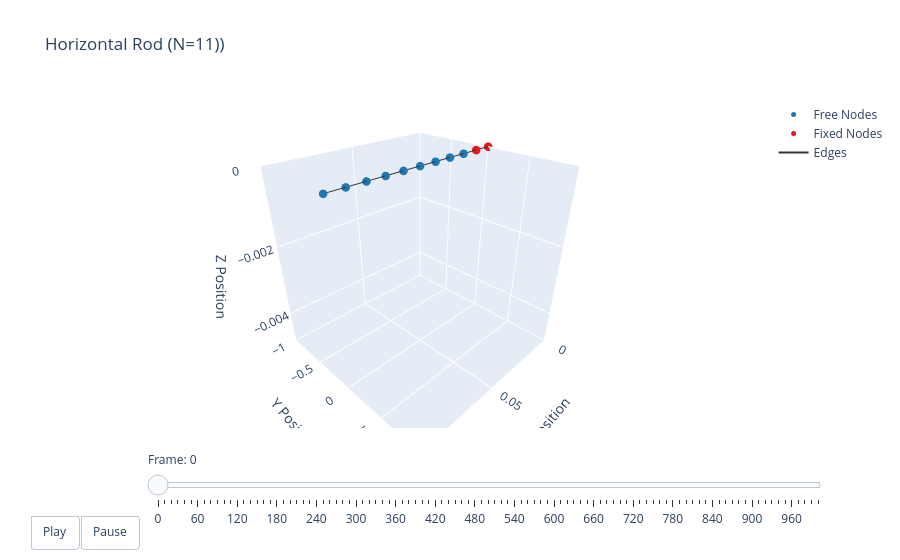

Notebook code for this chart:
### Code cell
options = dismech.AnimationOptions(title='Horizontal Rod (N=11))', plot_step=10)

fig = dismech.get_interactive_animation_plotly(robot, t_arr, qs, options)
fig.show()

### Figure 1 — Plotly figure (JSON) as saved in the notebook; plotly's stock layout.template omitted (floating-point values rounded to 4 significant figures)
{"data": [{"marker": {"color": "#1f78b4", "size": 5}, "mode": "markers", "name": "Free Nodes", "type": "scatter3d", "x": [0.02, 0.03, 0.04, 0.05, 0.06, 0.07, 0.08, 0.09, 0.1], "y": [0.0, 0.0, 0.0, 0.0, 0.0, 0.0, 0.0, 0.0, 0.0], "z": [0.0, 0.0, 0.0, 0.0, 0.0, 0.0, 0.0, 0.0, 0.0]}, {"marker": {"color": "#e31a1c", "size": 5}, "mode": "markers", "name": "Fixed Nodes", "type": "scatter3d", "x": [0.0, 0.01], "y": [0.0, 0.0], "z": [0.0, 0.0]}, {"line": {"color": "#333333", "width": 2}, "mode": "lines", "name": "Edges", "type": "scatter3d", "x": [0, 0.01, null, 0.01, 0.02, null, 0.02, 0.03, null, 0.03, 0.04, null, 0.04, 0.05, null, 0.05, 0.06, null, 0.06, 0.07, null, 0.07, 0.08, null, 0.08, 0.09, null, 0.09, 0.1, null], "y": [0, 0, null, 0, 0, null, 0, 0, null, 0, 0, null, 0, 0, null, 0, 0, null, 0, 0, null, 0, 0, null, 0, 0, null, 0, 0, null], "z": [0, 0, null, 0, 0, null, 0, 0, null, 0, 0, null, 0, 0, null, 0, 0, null, 0, 0, null, 0, 0, null, 0, 0, null, 0, 0, null]}, {"color": "rgba(166, 206, 227, 0.7)", "i": [], "j": [], "k": [], "name": "Faces", "opacity": 0.7, "showscale": false, "type": "mesh3d", "x": [0.0, 0.01, 0.02, 0.03, 0.04, 0.05, 0.06, 0.07, 0.08, 0.09, 0.1], "y": [0.0, 0.0, 0.0, 0.0, 0.0, 0.0, 0.0, 0.0, 0.0, 0.0, 0.0], "z": [0.0, 0.0, 0.0, 0.0, 0.0, 0.0, 0.0, 0.0, 0.0, 0.0, 0.0]}], "layout": {"scene": {"camera": {"eye": {"x": 1.225, "y": 1.225, "z": 1.0}}, "xaxis": {"range": [0, 0.1], "title": {"text": "X Position"}}, "yaxis": {"range": [0, 0], "title": {"text": "Y Position"}}, "zaxis": {"range": [-0.00493, 0], "title": {"text": "Z Position"}}}, "sliders": [{"currentvalue": {"prefix": "Frame: "}, "steps": [{"args": [["0"], {"frame": {"duration": 50, "redraw": true}, "mode": "immediate"}], "label": "0", "method": "animate"}, {"args": [["1"], {"frame": {"duration": 50, "redraw": true}, "mode": "immediate"}], "label": "10", "method": "animate"}, {"args": [["2"], {"frame": {"duration": 50, "redraw": true}, "mode": "immediate"}], "label": "20", "method": "animate"}, {"args": [["3"], {"frame": {"duration": 50, "redraw": true}, "mode": "immediate"}], "label": "30", "method": "animate"}, {"args": [["4"], {"frame": {"duration": 50, "redraw": true}, "mode": "immediate"}], "label": "40", "method": "animate"}, {"args": [["5"], {"frame": {"duration": 50, "redraw": true}, "mode": "immediate"}], "label": "50", "method": "animate"}, {"args": [["6"], {"frame": {"duration": 50, "redraw": true}, "mode": "immediate"}], "label": "60", "method": "animate"}, {"args": [["7"], {"frame": {"duration": 50, "redraw": true}, "mode": "immediate"}], "label": "70", "method": "animate"}, {"args": [["8"], {"frame": {"duration": 50, "redraw": true}, "mode": "immediate"}], "label": "80", "method": "animate"}, {"args": [["9"], {"frame": {"duration": 50, "redraw": true}, "mode": "immediate"}], "label": "90", "method": "animate"}, {"args": [["10"], {"frame": {"duration": 50, "redraw": true}, "mode": "immediate"}], "label": "100", "method": "animate"}, {"args": [["11"], {"frame": {"duration": 50, "redraw": true}, "mode": "immediate"}], "label": "110", "method": "animate"}, {"args": [["12"], {"frame": {"duration": 50, "redraw": true}, "mode": "immediate"}], "label": "120", "method": "animate"}, {"args": [["13"], {"frame": {"duration": 50, "redraw": true}, "mode": "immediate"}], "label": "130", "method": "animate"}, {"args": [["14"], {"frame": {"duration": 50, "redraw": true}, "mode": "immediate"}], "label": "140", "method": "animate"}, {"args": [["15"], {"frame": {"duration": 50, "redraw": true}, "mode": "immediate"}], "label": "150", "method": "animate"}, {"args": [["16"], {"frame": {"duration": 50, "redraw": true}, "mode": "immediate"}], "label": "160", "method": "animate"}, {"args": [["17"], {"frame": {"duration": 50, "redraw": true}, "mode": "immediate"}], "label": "170", "method": "animate"}, {"args": [["18"], {"frame": {"duration": 50, "redraw": true}, "mode": "immediate"}], "label": "180", "method": "animate"}, {"args": [["19"], {"frame": {"duration": 50, "redraw": true}, "mode": "immediate"}], "label": "190", "method": "animate"}, {"args": [["20"], {"frame": {"duration": 50, "redraw": true}, "mode": "immediate"}], "label": "200", "method": "animate"}, {"args": [["21"], {"frame": {"duration": 50, "redraw": true}, "mode": "immediate"}], "label": "210", "method": "animate"}, {"args": [["22"], {"frame": {"duration": 50, "redraw": true}, "mode": "immediate"}], "label": "220", "method": "animate"}, {"args": [["23"], {"frame": {"duration": 50, "redraw": true}, "mode": "immediate"}], "label": "230", "method": "animate"}, {"args": [["24"], {"frame": {"duration": 50, "redraw": true}, "mode": "immediate"}], "label": "240", "method": "animate"}, {"args": [["25"], {"frame": {"duration": 50, "redraw": true}, "mode": "immediate"}], "label": "250", "method": "animate"}, {"args": [["26"], {"frame": {"duration": 50, "redraw": true}, "mode": "immediate"}], "label": "260", "method": "animate"}, {"args": [["27"], {"frame": {"duration": 50, "redraw": true}, "mode": "immediate"}], "label": "270", "method": "animate"}, {"args": [["28"], {"frame": {"duration": 50, "redraw": true}, "mode": "immediate"}], "label": "280", "method": "animate"}, {"args": [["29"], {"frame": {"duration": 50, "redraw": true}, "mode": "immediate"}], "label": "290", "method": "animate"}, {"args": [["30"], {"frame": {"duration": 50, "redraw": true}, "mode": "immediate"}], "label": "300", "method": "animate"}, {"args": [["31"], {"frame": {"duration": 50, "redraw": true}, "mode": "immediate"}], "label": "310", "method": "animate"}, {"args": [["32"], {"frame": {"duration": 50, "redraw": true}, "mode": "immediate"}], "label": "320", "method": "animate"}, {"args": [["33"], {"frame": {"duration": 50, "redraw": true}, "mode": "immediate"}], "label": "330", "method": "animate"}, {"args": [["34"], {"frame": {"duration": 50, "redraw": true}, "mode": "immediate"}], "label": "340", "method": "animate"}, {"args": [["35"], {"frame": {"duration": 50, "redraw": true}, "mode": "immediate"}], "label": "350", "method": "animate"}, {"args": [["36"], {"frame": {"duration": 50, "redraw": true}, "mode": "immediate"}], "label": "360", "method": "animate"}, {"args": [["37"], {"frame": {"duration": 50, "redraw": true}, "mode": "immediate"}], "label": "370", "method": "animate"}, {"args": [["38"], {"frame": {"duration": 50, "redraw": true}, "mode": "immediate"}], "label": "380", "method": "animate"}, {"args": [["39"], {"frame": {"duration": 50, "redraw": true}, "mode": "immediate"}], "label": "390", "method": "animate"}, {"args": [["40"], {"frame": {"duration": 50, "redraw": true}, "mode": "immediate"}], "label": "400", "method": "animate"}, {"args": [["41"], {"frame": {"duration": 50, "redraw": true}, "mode": "immediate"}], "label": "410", "method": "animate"}, {"args": [["42"], {"frame": {"duration": 50, "redraw": true}, "mode": "immediate"}], "label": "420", "method": "animate"}, {"args": [["43"], {"frame": {"duration": 50, "redraw": true}, "mode": "immediate"}], "label": "430", "method": "animate"}, {"args": [["44"], {"frame": {"duration": 50, "redraw": true}, "mode": "immediate"}], "label": "440", "method": "animate"}, {"args": [["45"], {"frame": {"duration": 50, "redraw": true}, "mode": "immediate"}], "label": "450", "method": "animate"}, {"args": [["46"], {"frame": {"duration": 50, "redraw": true}, "mode": "immediate"}], "label": "460", "method": "animate"}, {"args": [["47"], {"frame": {"duration": 50, "redraw": true}, "mode": "immediate"}], "label": "470", "method": "animate"}, {"args": [["48"], {"frame": {"duration": 50, "redraw": true}, "mode": "immediate"}], "label": "480", "method": "animate"}, {"args": [["49"], {"frame": {"duration": 50, "redraw": true}, "mode": "immediate"}], "label": "490", "method": "animate"}, {"args": [["50"], {"frame": {"duration": 50, "redraw": true}, "mode": "immediate"}], "label": "500", "method": "animate"}, {"args": [["51"], {"frame": {"duration": 50, "redraw": true}, "mode": "immediate"}], "label": "510", "method": "animate"}, {"args": [["52"], {"frame": {"duration": 50, "redraw": true}, "mode": "immediate"}], "label": "520", "method": "animate"}, {"args": [["53"], {"frame": {"duration": 50, "redraw": true}, "mode": "immediate"}], "label": "530", "method": "animate"}, {"args": [["54"], {"frame": {"duration": 50, "redraw": true}, "mode": "immediate"}], "label": "540", "method": "animate"}, {"args": [["55"], {"frame": {"duration": 50, "redraw": true}, "mode": "immediate"}], "label": "550", "method": "animate"}, {"args": [["56"], {"frame": {"duration": 50, "redraw": true}, "mode": "immediate"}], "label": "560", "method": "animate"}, {"args": [["57"], {"frame": {"duration": 50, "redraw": true}, "mode": "immediate"}], "label": "570", "method": "animate"}, {"args": [["58"], {"frame": {"duration": 50, "redraw": true}, "mode": "immediate"}], "label": "580", "method": "animate"}, {"args": [["59"], {"frame": {"duration": 50, "redraw": true}, "mode": "immediate"}], "label": "590", "method": "animate"}, {"args": [["60"], {"frame": {"duration": 50, "redraw": true}, "mode": "immediate"}], "label": "600", "method": "animate"}, {"args": [["61"], {"frame": {"duration": 50, "redraw": true}, "mode": "immediate"}], "label": "610", "method": "animate"}, {"args": [["62"], {"frame": {"duration": 50, "redraw": true}, "mode": "immediate"}], "label": "620", "method": "animate"}, {"args": [["63"], {"frame": {"duration": 50, "redraw": true}, "mode": "immediate"}], "label": "630", "method": "animate"}, {"args": [["64"], {"frame": {"duration": 50, "redraw": true}, "mode": "immediate"}], "label": "640", "method": "animate"}, {"args": [["65"], {"frame": {"duration": 50, "redraw": true}, "mode": "immediate"}], "label": "650", "method": "animate"}, {"args": [["66"], {"frame": {"duration": 50, "redraw": true}, "mode": "immediate"}], "label": "660", "method": "animate"}, {"args": [["67"], {"frame": {"duration": 50, "redraw": true}, "mode": "immediate"}], "label": "670", "method": "animate"}, {"args": [["68"], {"frame": {"duration": 50, "redraw": true}, "mode": "immediate"}], "label": "680", "method": "animate"}, {"args": [["69"], {"frame": {"duration": 50, "redraw": true}, "mode": "immediate"}], "label": "690", "method": "animate"}, {"args": [["70"], {"frame": {"duration": 50, "redraw": true}, "mode": "immediate"}], "label": "700", "method": "animate"}, {"args": [["71"], {"frame": {"duration": 50, "redraw": true}, "mode": "immediate"}], "label": "710", "method": "animate"}, {"args": [["72"], {"frame": {"duration": 50, "redraw": true}, "mode": "immediate"}], "label": "720", "method": "animate"}, {"args": [["73"], {"frame": {"duration": 50, "redraw": true}, "mode": "immediate"}], "label": "730", "method": "animate"}, {"args": [["74"], {"frame": {"duration": 50, "redraw": true}, "mode": "immediate"}], "label": "740", "method": "animate"}, {"args": [["75"], {"frame": {"duration": 50, "redraw": true}, "mode": "immediate"}], "label": "750", "method": "animate"}, {"args": [["76"], {"frame": {"duration": 50, "redraw": true}, "mode": "immediate"}], "label": "760", "method": "animate"}, {"args": [["77"], {"frame": {"duration": 50, "redraw": true}, "mode": "immediate"}], "label": "770", "method": "animate"}, {"args": [["78"], {"frame": {"duration": 50, "redraw": true}, "mode": "immediate"}], "label": "780", "method": "animate"}, {"args": [["79"], {"frame": {"duration": 50, "redraw": true}, "mode": "immediate"}], "label": "790", "method": "animate"}, {"args": [["80"], {"frame": {"duration": 50, "redraw": true}, "mode": "immediate"}], "label": "800", "method": "animate"}, {"args": [["81"], {"frame": {"duration": 50, "redraw": true}, "mode": "immediate"}], "label": "810", "method": "animate"}, {"args": [["82"], {"frame": {"duration": 50, "redraw": true}, "mode": "immediate"}], "label": "820", "method": "animate"}, {"args": [["83"], {"frame": {"duration": 50, "redraw": true}, "mode": "immediate"}], "label": "830", "method": "animate"}, {"args": [["84"], {"frame": {"duration": 50, "redraw": true}, "mode": "immediate"}], "label": "840", "method": "animate"}, {"args": [["85"], {"frame": {"duration": 50, "redraw": true}, "mode": "immediate"}], "label": "850", "method": "animate"}, {"args": [["86"], {"frame": {"duration": 50, "redraw": true}, "mode": "immediate"}], "label": "860", "method": "animate"}, {"args": [["87"], {"frame": {"duration": 50, "redraw": true}, "mode": "immediate"}], "label": "870", "method": "animate"}, {"args": [["88"], {"frame": {"duration": 50, "redraw": true}, "mode": "immediate"}], "label": "880", "method": "animate"}, {"args": [["89"], {"frame": {"duration": 50, "redraw": true}, "mode": "immediate"}], "label": "890", "method": "animate"}, {"args": [["90"], {"frame": {"duration": 50, "redraw": true}, "mode": "immediate"}], "label": "900", "method": "animate"}, {"args": [["91"], {"frame": {"duration": 50, "redraw": true}, "mode": "immediate"}], "label": "910", "method": "animate"}, {"args": [["92"], {"frame": {"duration": 50, "redraw": true}, "mode": "immediate"}], "label": "920", "method": "animate"}, {"args": [["93"], {"frame": {"duration": 50, "redraw": true}, "mode": "immediate"}], "label": "930", "method": "animate"}, {"args": [["94"], {"frame": {"duration": 50, "redraw": true}, "mode": "immediate"}], "label": "940", "method": "animate"}, {"args": [["95"], {"frame": {"duration": 50, "redraw": true}, "mode": "immediate"}], "label": "950", "method": "animate"}, {"args": [["96"], {"frame": {"duration": 50, "redraw": true}, "mode": "immediate"}], "label": "960", "method": "animate"}, {"args": [["97"], {"frame": {"duration": 50, "redraw": true}, "mode": "immediate"}], "label": "970", "method": "animate"}, {"args": [["98"], {"frame": {"duration": 50, "redraw": true}, "mode": "immediate"}], "label": "980", "method": "animate"}, {"args": [["99"], {"frame": {"duration": 50, "redraw": true}, "mode": "immediate"}], "label": "990", "method": "animate"}, {"args": [["100"], {"frame": {"duration": 50, "redraw": true}, "mode": "immediate"}], "label": "1000", "method": "animate"}], "transition": {"duration": 0}, "x": 0.1, "y": 0}], "title": {"text": "Horizontal Rod (N=11))"}, "updatemenus": [{"buttons": [{"args": [null, {"frame": {"duration": 50, "redraw": true}, "fromcurrent": true}], "label": "Play", "method": "animate"}, {"args": [[null], {"frame": {"duration": 0, "redraw": true}, "mode": "immediate"}], "label": "Pause", "method": "animate"}], "direction": "left", "pad": {"r": 10, "t": 87}, "showactive": false, "type": "buttons", "x": 0.1, "xanchor": "right", "y": 0, "yanchor": "top"}]}}
